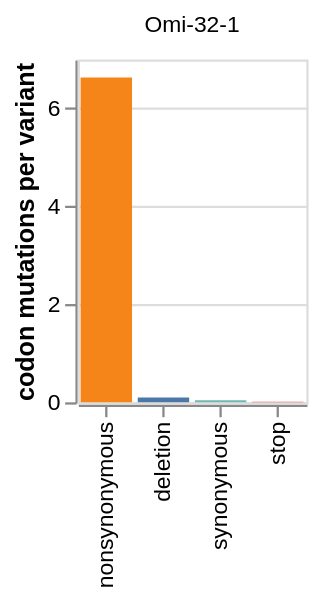

The cell this chart's notebook holds for it:
### Markdown cell above
Also make a nice `altair` version of this plot:

### Code cell
num_muts = variants.numCodonMutsByType(
    variant_type="all",
    samples=None,
    libraries=variants.libraries,
).assign(
    # remove categorical assignments to fix plotting issues
    mutation_type=lambda x: x["mutation_type"].tolist(),
    library=lambda x: x["library"].tolist(),
)

mut_type_order = (
    num_muts.sort_values("number", ascending=False)["mutation_type"].unique().tolist()
)

num_muts_chart = (
    alt.Chart(num_muts)
    .encode(
        x=alt.X("mutation_type", title=None, scale=alt.Scale(domain=mut_type_order)),
        y=alt.Y("number", title="codon mutations per variant"),
        color=alt.Color("mutation_type", legend=None),
        facet=alt.Facet("library", title=None, columns=4),
        tooltip=["library", "mutation_type", alt.Tooltip("number", format=".2f")],
    )
    .mark_bar()
    .properties(width=alt.Step(25), height=150)
)

num_muts_chart

### Figure 1 — Vega-Lite specification as saved in the notebook (floating-point values rounded to 4 significant figures)
{"config": {"view": {"continuousWidth": 300, "continuousHeight": 300}}, "data": {"name": "data-1f0c9a555ebb4690e2e5e91ad5b295e6"}, "mark": {"type": "bar"}, "encoding": {"color": {"field": "mutation_type", "legend": null, "type": "nominal"}, "facet": {"columns": 4, "field": "library", "title": null, "type": "nominal"}, "tooltip": [{"field": "library", "type": "nominal"}, {"field": "mutation_type", "type": "nominal"}, {"field": "number", "format": ".2f", "type": "quantitative"}], "x": {"field": "mutation_type", "scale": {"domain": ["nonsynonymous", "deletion", "synonymous", "stop"]}, "title": null, "type": "nominal"}, "y": {"field": "number", "title": "codon mutations per variant", "type": "quantitative"}}, "height": 150, "width": {"step": 25}, "$schema": "https://vega.github.io/schema/vega-lite/v5.15.1.json", "datasets": {"data-1f0c9a555ebb4690e2e5e91ad5b295e6": [{"library": "Omi-32-1", "sample": "barcoded variants", "mutation_type": "nonsynonymous", "num_muts_count": 959023, "count": 144588, "number": 6.633}, {"library": "Omi-32-1", "sample": "barcoded variants", "mutation_type": "synonymous", "num_muts_count": 6025, "count": 144588, "number": 0.04167}, {"library": "Omi-32-1", "sample": "barcoded variants", "mutation_type": "stop", "num_muts_count": 1415, "count": 144588, "number": 0.009786}, {"library": "Omi-32-1", "sample": "barcoded variants", "mutation_type": "deletion", "num_muts_count": 14497, "count": 144588, "number": 0.1003}]}}
